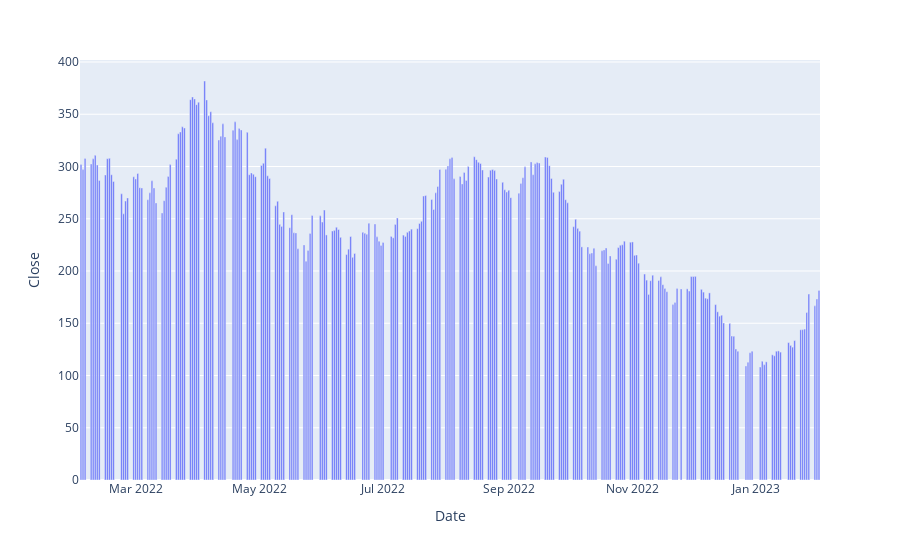

This figure's notebook cell:
### Code cell
figure = px.bar(data, x = "Date", y= "Close")
figure.show()

### Figure 1 — Plotly figure (JSON) as saved in the notebook; plotly's stock layout.template omitted (floating-point values rounded to 4 significant figures; data arrays with more than 128 entries replaced by an {"elided": "..."} marker saying what was removed)
{"data": [{"alignmentgroup": "True", "hovertemplate": "Date=%{x}<br>Close=%{y}<extra></extra>", "legendgroup": "", "marker": {"color": "#636efa", "pattern": {"shape": ""}}, "name": "", "offsetgroup": "", "orientation": "v", "showlegend": false, "textposition": "auto", "type": "bar", "x": {"elided": "251 str values"}, "xaxis": "x", "y": {"elided": "251 float values"}, "yaxis": "y"}], "layout": {"barmode": "relative", "legend": {"tracegroupgap": 0}, "margin": {"t": 60}, "xaxis": {"anchor": "y", "domain": [0, 1], "title": {"text": "Date"}}, "yaxis": {"anchor": "x", "domain": [0, 1], "title": {"text": "Close"}}}}
